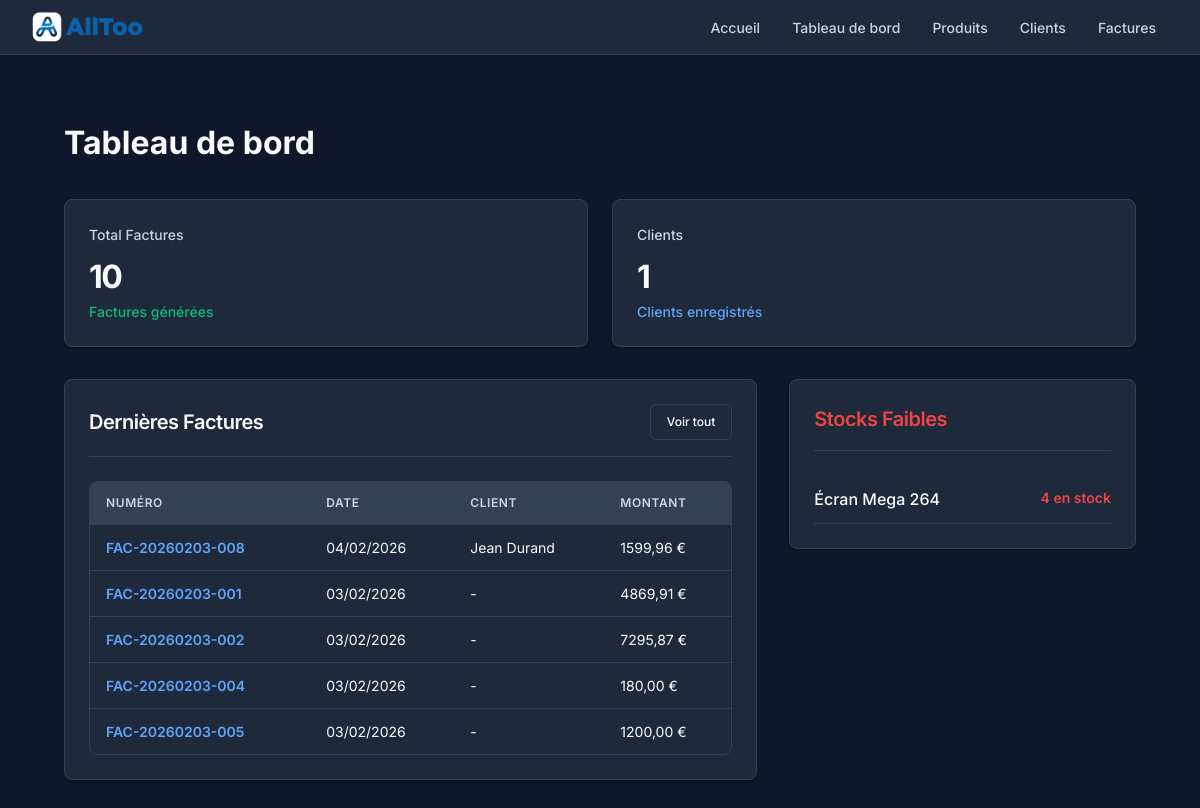
/dashboard/, run on the app's committed database.
### invoices/models.py (models this page shows, shortened)
class Invoice(models.Model):
    client = models.ForeignKey(
        Client,
        on_delete=models.SET_NULL,
        null=True,
        blank=True,
        verbose_name="Client",
        related_name="invoices"
    )
    invoice_number = models.CharField(
        max_length=50,
        unique=True,
        verbose_name="Numéro de facture"
    )
    date = models.DateField(default=timezone.now, verbose_name="Date")
    total_amount = models.DecimalField(
        max_digits=10,
        decimal_places=2,
        default=0,
        verbose_name="Montant total"
    )
    include_vat = models.BooleanField(
        default=False,
        verbose_name="Inclure la TVA (20%)"
    )
    created_at = models.DateTimeField(auto_now_add=True, verbose_name="Créé le")
    updated_at = models.DateTimeField(auto_now=True, verbose_name="Modifié le")
    class Meta:
        verbose_name = "Facture"
        verbose_name_plural = "Factures"
        ordering = ['-date', '-created_at']

class Client(models.Model):
    name = models.CharField(max_length=200, verbose_name="Nom complet")
    company = models.CharField(max_length=200, blank=True, verbose_name="Entreprise")
    siret = models.CharField(max_length=14, blank=True, verbose_name="SIRET")
    phone = models.CharField(max_length=20, blank=True, verbose_name="Téléphone")
    address = models.CharField(max_length=255, blank=True, verbose_name="Adresse")
    city = models.CharField(max_length=100, blank=True, verbose_name="Ville")
    country = models.CharField(max_length=100, blank=True, verbose_name="Pays")
    email = models.EmailField(blank=True, verbose_name="Email")
    created_at = models.DateTimeField(auto_now_add=True, verbose_name="Date de création")
    class Meta:
        verbose_name = "Client"
        verbose_name_plural = "Clients"
        ordering = ['name']

class Product(models.Model):
    name = models.CharField(max_length=200, verbose_name="Nom")
    description = models.TextField(blank=True, verbose_name="Description")
    unit_price = models.DecimalField(
        max_digits=10,
        decimal_places=2,
        validators=[MinValueValidator(Decimal('0.01'))],
        verbose_name="Prix unitaire"
    )
    stock_quantity = models.IntegerField(
        default=0,
        validators=[MinValueValidator(0)],
        verbose_name="Quantité en stock"
    )
    expiration_date = models.DateField(
        null=True,
        blank=True,
        verbose_name="Date de péremption"
    )
    created_at = models.DateTimeField(auto_now_add=True, verbose_name="Créé le")
    updated_at = models.DateTimeField(auto_now=True, verbose_name="Modifié le")
    class Meta:
        verbose_name = "Produit"
        verbose_name_plural = "Produits"
        ordering = ['-created_at']

### invoices/views.py (the view)
# urls.py: path('dashboard/', views.DashboardView.as_view(), name='dashboard'),
class DashboardView(ListView):
    template_name = 'invoices/dashboard_v2.html'
    context_object_name = 'invoices'
    def get_queryset(self):
        return Invoice.objects.all().order_by('-date')[:5]
    def get_context_data(self, **kwargs):
        context = super().get_context_data(**kwargs)
        context['total_invoices'] = Invoice.objects.count()
        context['total_clients'] = Client.objects.count()
        total_revenue = Invoice.objects.aggregate(Sum('total_amount'))['total_amount__sum'] or 0
        context['total_revenue'] = total_revenue
        stock_value = Product.objects.aggregate(
            total_value=Sum(F('unit_price') * F('stock_quantity'))
        )['total_value'] or 0
        context['stock_value'] = stock_value
        context['low_stock_products'] = Product.objects.filter(stock_quantity__lt=5)
        return context

### templates/invoices/dashboard_v2.html (shortened to what this page needs)
{% extends 'base.html' %}
{% block content %}
<div class="container">
    <h1 style="margin-bottom: 2rem; font-weight: 700;">Tableau de bord</h1>
    <div class="stats-grid">
        <div class="stat-card">
            <span class="stat-label">Total Factures</span>
            <span class="stat-number">{{ total_invoices }}</span>
            <span style="font-size: 0.875rem; color: var(--success); font-weight: 500;">Factures générées</span>
        </div>
        <div class="stat-card">
            <span class="stat-label">Clients</span>
            <span class="stat-number">{{ total_clients }}</span>
            <span style="font-size: 0.875rem; color: var(--brand-primary); font-weight: 500;">Clients enregistrés</span>
        </div>
    </div>
    <div style="display: grid; grid-template-columns: 2fr 1fr; gap: 2rem; align-items: start;">
        <div class="card">
            <div class="card-header">
                <h2 class="card-title">Dernières Factures</h2>
                <a href="{% url 'invoice_list' %}" class="btn btn-secondary" style="font-size: 0.75rem;">Voir tout</a>
            </div>
            <div class="table-container">
                <table>
                    <thead>
                        <tr>
                            <th>Numéro</th>
                            <th>Date</th>
                            <th>Client</th>
                            <th>Montant</th>
                        </tr>
                    </thead>
                    <tbody>
                        {% for invoice in invoices %}
                        <tr>
                            <td>
                                <a href="{% url 'invoice_detail' invoice.pk %}" style="font-weight: 600;">
                                    {{ invoice.invoice_number }}
                                </a>
                            </td>
                            <td>{{ invoice.date|date:"d/m/Y" }}</td>
                            <td>{{ invoice.client.name|default:"-" }}</td>
                            <td>{{ invoice.total_amount }} €</td>
                        </tr>
                        {% empty %}
                        <tr>
                            <td colspan="4" style="text-align: center; color: var(--text-secondary);">Aucune facture
                                récente.</td>
                        </tr>
                        {% endfor %}
                    </tbody>
                </table>
            </div>
        </div>
        <div class="card">
            <div class="card-header">
                <h2 class="card-title" style="color: var(--danger);">Stocks Faibles</h2>
            </div>
            <div>
                {% if low_stock_products %}
                <ul style="list-style: none;">
                    {% for product in low_stock_products %}
                    <li
                        style="display: flex; justify-content: space-between; padding: 0.75rem 0; border-bottom: 1px solid var(--border-color);">
                        <span style="font-weight: 500;">{{ product.name }}</span>
                        <span style="color: var(--danger); font-weight: 600; font-size: 0.875rem;">
                            {{ product.stock_quantity }} en stock
                        </span>
                    </li>
                    {% endfor %}
                </ul>
                {% else %}
                <div style="text-align: center; padding: 2rem 0; color: var(--success);">
                    <p style="font-weight: 500;">Tout est en ordre</p>
                    <p style="font-size: 0.875rem; opacity: 0.8;">Aucun produit en rupture.</p>
                </div>
                {% endif %}
            </div>
        </div>
    </div>
</div>
{% endblock %}

### static/css/style.css (style rules this page uses)
:root { --bg-primary: #f3f4f6; --bg-secondary: #ffffff; --bg-tertiary: #f9fafb; --text-primary: #111827; --text-secondary: #6b7280; --text-muted: #9ca3af; --border-color: #e5e7eb; --border-focus: #3b82f6; --brand-dark: #0f172a; --brand-primary: #3b82f6; --brand-hover: #2563eb; --success: #10b981; --success-bg: #d1fae5; --success-text: #065f46; --danger: #ef4444; --danger-bg: #fee2e2; --danger-text: #b91c1c; --warning: #f59e0b; --warning-bg: #fef3c7; --warning-text: #92400e; --shadow-sm: 0 1px 2px 0 rgba(0, 0, 0, 0.05); --shadow: 0 1px 3px 0 rgba(0, 0, 0, 0.1), 0 1px 2px 0 rgba(0, 0, 0, 0.06); --shadow-md: 0 4px 6px -1px rgba(0, 0, 0, 0.1), 0 2px 4px -1px rgba(0, 0, 0, 0.06); --shadow-lg: 0 10px 15px -3px rgba(0, 0, 0, 0.1), 0 4px 6px -2px rgba(0, 0, 0, 0.05); --transition: all 0.2s cubic-bezier(0.4, 0, 0.2, 1); }
[data-theme="dark"] { --bg-primary: #0f172a; --bg-secondary: #1e293b; --bg-tertiary: #334155; --text-primary: #f9fafb; --text-secondary: #cbd5e1; --text-muted: #94a3b8; --border-color: #334155; --brand-dark: #3b82f6; --brand-primary: #60a5fa; --brand-hover: #2563eb; --shadow-sm: 0 1px 2px 0 rgba(0, 0, 0, 0.3); --shadow: 0 1px 3px 0 rgba(0, 0, 0, 0.3); }
* { margin: 0; padding: 0; box-sizing: border-box; }
body { font-family: 'Inter', -apple-system, BlinkMacSystemFont, "Segoe UI", Roboto, "Helvetica Neue", Arial, sans-serif; background-color: var(--bg-primary); color: var(--text-primary); line-height: 1.5; -webkit-font-smoothing: antialiased; -moz-osx-font-smoothing: grayscale; }
a { color: var(--brand-primary); text-decoration: none; font-weight: 500; transition: var(--transition); }
ul { list-style: none; }
.container { max-width: 1200px; margin: 0 auto; padding: 2rem; }
.card { background: var(--bg-secondary); border: 1px solid var(--border-color); border-radius: 8px; box-shadow: var(--shadow-sm); padding: 1.5rem; margin-bottom: 1.5rem; }
.card-header { margin-bottom: 1.5rem; padding-bottom: 1rem; border-bottom: 1px solid var(--border-color); display: flex; justify-content: space-between; align-items: center; }
.card-title { font-size: 1.25rem; font-weight: 600; color: var(--text-primary); letter-spacing: -0.025em; }
.btn { display: inline-flex; align-items: center; justify-content: center; padding: 0.5rem 1rem; border-radius: 6px; font-weight: 500; font-size: 0.875rem; cursor: pointer; transition: var(--transition); border: 1px solid transparent; gap: 0.5rem; }
.btn-secondary { background-color: var(--bg-secondary); border-color: var(--border-color); color: var(--text-primary); }
.table-container { overflow-x: auto; border: 1px solid var(--border-color); border-radius: 8px; }
table { width: 100%; border-collapse: collapse; font-size: 0.875rem; }
thead { background-color: var(--bg-tertiary); }
th { padding: 0.75rem 1rem; text-align: left; font-weight: 600; color: var(--text-secondary); text-transform: uppercase; font-size: 0.75rem; letter-spacing: 0.05em; border-bottom: 1px solid var(--border-color); }
td { padding: 0.75rem 1rem; color: var(--text-primary); border-bottom: 1px solid var(--border-color); }
tbody tr:last-child td { border-bottom: none; }
.stats-grid { display: grid; grid-template-columns: repeat(auto-fit, minmax(240px, 1fr)); gap: 1.5rem; margin-bottom: 2rem; }
.stat-card { background: var(--bg-secondary); border: 1px solid var(--border-color); border-radius: 8px; padding: 1.5rem; display: flex; flex-direction: column; box-shadow: var(--shadow-sm); transition: var(--transition); }
.stat-label { font-size: 0.875rem; color: var(--text-secondary); font-weight: 500; margin-bottom: 0.5rem; }
.stat-number { font-size: 2rem; font-weight: 700; color: var(--text-primary); letter-spacing: -0.05em; }

### data on the page
Invoice: invoice_number "FAC-20260203-008", date "04/02/2026", client.name "Jean Durand", total_amount "1599,96"
Invoice: invoice_number "FAC-20260203-001", date "03/02/2026", client.name "-", total_amount "4869,91"
Invoice: invoice_number "FAC-20260203-002", date "03/02/2026", client.name "-", total_amount "7295,87"
Invoice: invoice_number "FAC-20260203-004", date "03/02/2026", client.name "-", total_amount "180,00"
Invoice: invoice_number "FAC-20260203-005", date "03/02/2026", client.name "-", total_amount "1200,00"
Product: name "Écran Mega 264", stock_quantity "4"

### other printed values
{{ total_invoices }} "10"
{{ total_clients }} "1"
